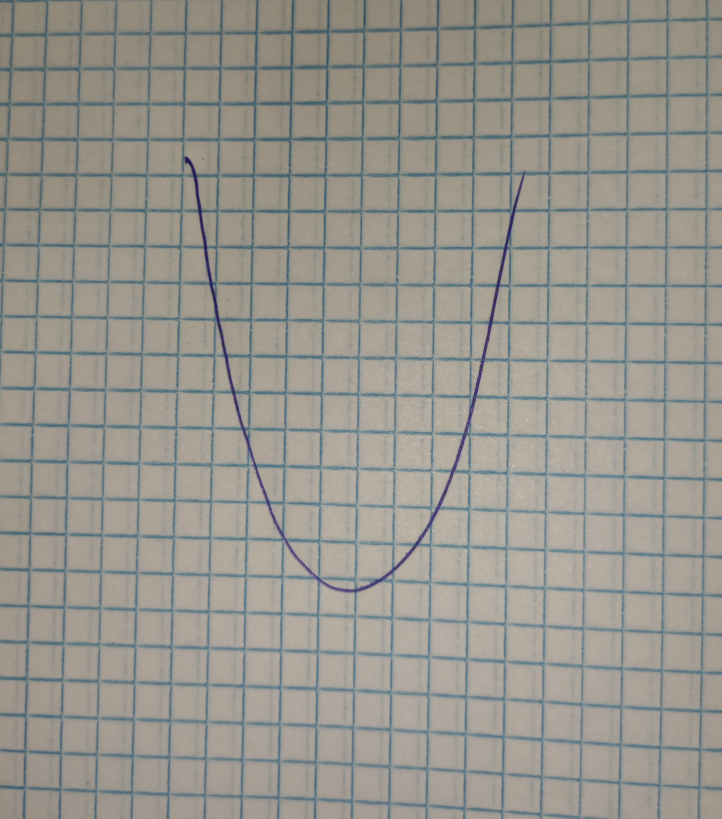
#> input picture images/grid.jpg, 2888 x 3274 px (shown at 1/4 size)
$ python generalAlgorithm.py
#> lines starting #> are read from the running program, lines starting #| are printed output that depends on the picture; after the words box and inside, x2 and y2 are one past the last pixel; in counts of white or black regions, pixels touching at a corner belong together
# -*- coding: utf-8 -*-
"""Untitled1.ipynb

Automatically generated by Colaboratory.

Original file is located at
    https://colab.research.google.com/drive/11y-GY1zKWvTkLxh2hCedsdXKouGuK4qp
"""
import numpy as np
import cv2 as cv
import matplotlib.pyplot as plt
from skimage.filters import threshold_otsu, threshold_isodata, threshold_niblack, threshold_multiotsu, \
    threshold_sauvola, unsharp_mask
from skimage.morphology import skeletonize
import tkinter as tk
from PIL import Image, ImageTk


def extract_square_around_point(matrix, x, y, n):
    half_n = n // 2

    # Check boundaries
    x_start = max(0, x - half_n)
    x_end = min(matrix.shape[0], x + half_n + 1)
    y_start = max(0, y - half_n)
    y_end = min(matrix.shape[1], y + half_n + 1)

    # Extract the square matrix within boundaries
    square_matrix = matrix[x_start:x_end, y_start:y_end]

    # Pad if necessary to ensure a square matrix of size (n x n)
    pad_width = n - square_matrix.shape[0], n - square_matrix.shape[1]
    if pad_width[0] > 0 or pad_width[1] > 0:
        square_matrix = np.pad(square_matrix, ((0, pad_width[0]), (0, pad_width[1])), mode='constant',
                               constant_values=0)

    return square_matrix


def findGridLine(img):
    img = cv.bitwise_not(img)
    bw = cv.adaptiveThreshold(img, 255, cv.ADAPTIVE_THRESH_MEAN_C, cv.THRESH_BINARY, 15, -2)

    horizontal = np.copy(bw)
    vertical = np.copy(bw)

    cols = horizontal.shape[1]
    horizontal_size = cols // 30
    horizontalStructure = cv.getStructuringElement(cv.MORPH_RECT, (horizontal_size, 1))
    horizontal = cv.erode(horizontal, horizontalStructure)
    horizontal = cv.dilate(horizontal, horizontalStructure)

    rows = vertical.shape[0]
    verticalsize = rows // 30
    verticalStructure = cv.getStructuringElement(cv.MORPH_RECT, (1, verticalsize))
    vertical = cv.erode(vertical, verticalStructure)
    vertical = cv.dilate(vertical, verticalStructure)

    vertical = cv.bitwise_not(vertical)

    edges = cv.adaptiveThreshold(vertical, 255, cv.ADAPTIVE_THRESH_MEAN_C, cv.THRESH_BINARY, 3, -2)

    kernel = np.ones((2, 2), np.uint8)
    edges = cv.dilate(edges, kernel)

    smooth = np.copy(vertical)
    smooth = cv.blur(smooth, (2, 2))

    (rows, cols) = np.where(edges != 0)
    vertical[rows, cols] = smooth[rows, cols]

    grid = cv.bitwise_and(~horizontal, vertical)

    return grid


"""Reading Image"""

originalImage = cv.imread(f"images/grid.jpg", 0)
#> originalImage: shape (3274, 2888); min 25, max 251, mean 149.6
originalImage = cv.resize(originalImage, (720, 560))
#> originalImage: shape (560, 720)

"""Sharpening Edges"""

sharp_image = unsharp_mask(originalImage, radius=10, amount=3)
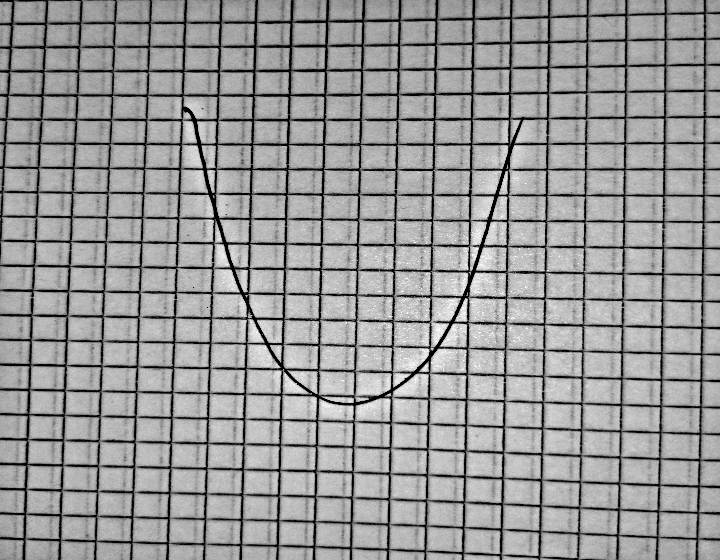
#> sharp_image: shape (560, 720) float64; min 0, max 1, mean 0.594
sharp_image = cv.normalize(sharp_image, None, 0, 255, cv.NORM_MINMAX)
# cv.imshow("image",sharp_image)
cv.waitKey(0)
cv.destroyAllWindows()

"""Applying Bilateral Filter for bluring while preserving edges"""
d = 1
sigmaSpace = 100
sigmaColor = 10
# bilateraledImg = cv.bilateralFilter(cv.convertScaleAbs(sharp_image), d, sigmaColor, sigmaSpace)
bilateraledImg = cv.bilateralFilter(cv.convertScaleAbs(sharp_image), 55, 84, 75)
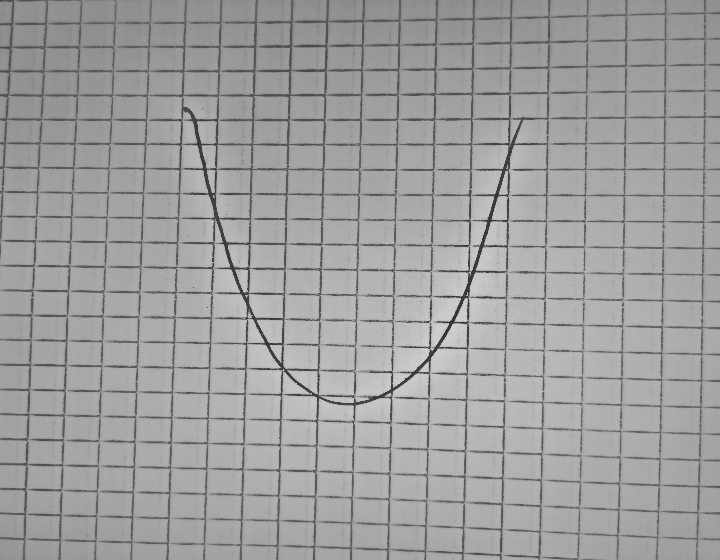
#> bilateraledImg: shape (560, 720); min 52, max 209, mean 158.5
gridLine = findGridLine(bilateraledImg)
#> in findGridLine, `img = cv.bitwise_not(img)`:
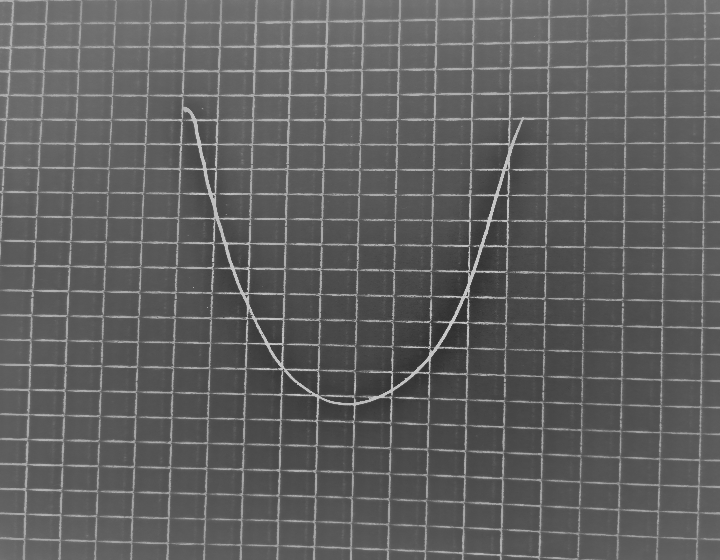
#> img: shape (560, 720); min 46, max 203, mean 96.5
#> in findGridLine, `bw = cv.adaptiveThreshold(img, 255, cv.ADAPTIVE_THRESH_MEAN_C, cv.THRE..`:
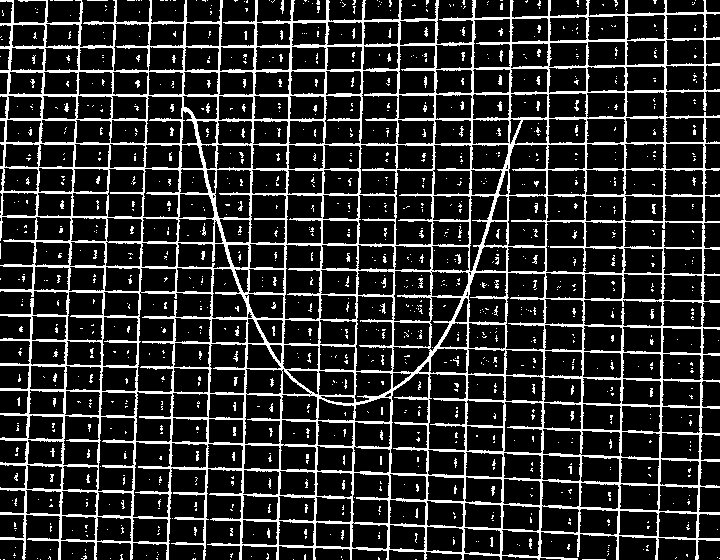
#> bw: shape (560, 720); 17.5% white in thin lines or dots
#> in findGridLine, `horizontal = cv.erode(horizontal, horizontalStructure)`: horizontal: shape (560, 720); 4.4% white in thin lines or dots
#> in findGridLine, `horizontal = cv.dilate(horizontal, horizontalStructure)`: horizontal: shape (560, 720); 7.6% white in thin lines or dots
#> in findGridLine, `vertical = cv.erode(vertical, verticalStructure)`: vertical: shape (560, 720); 3.6% white in thin lines or dots
#> in findGridLine, `vertical = cv.dilate(vertical, verticalStructure)`: vertical: shape (560, 720); 5.2% white in thin lines or dots
#> in findGridLine, `vertical = cv.bitwise_not(vertical)`: vertical: shape (560, 720); 94.8% white; black in thin lines or dots
#> in findGridLine, `edges = cv.adaptiveThreshold(vertical, 255, cv.ADAPTIVE_THRESH_MEAN_C,..`: edges: shape (560, 720); 5.6% white in thin lines or dots
#> in findGridLine, `edges = cv.dilate(edges, kernel)`: edges: shape (560, 720); 11.2% white in thin lines or dots
#> in findGridLine, `vertical[rows, cols] = smooth[rows, cols]`:
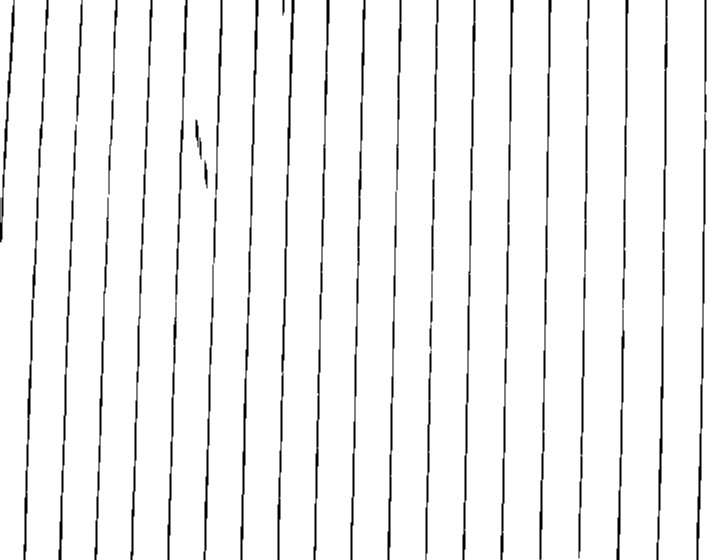
#> vertical: shape (560, 720); min 0, max 255, mean 241.8
#> in findGridLine, `grid = cv.bitwise_and(~horizontal, vertical)`:
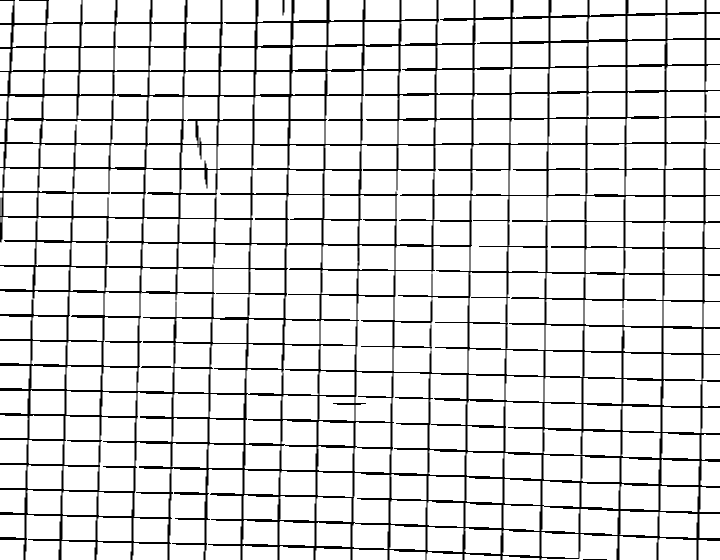
#> grid: shape (560, 720); min 0, max 255, mean 223.3

#
# """Applying isodata threshold to get binary image with only curve"""

mask = threshold_isodata(bilateraledImg)
#> mask = 132
thresholdImg = (bilateraledImg <= mask).astype(np.uint8) * 255
#> thresholdImg: shape (560, 720); 11.7% white in thin lines or dots
tmp = ~cv.bitwise_or(~thresholdImg, ~gridLine)
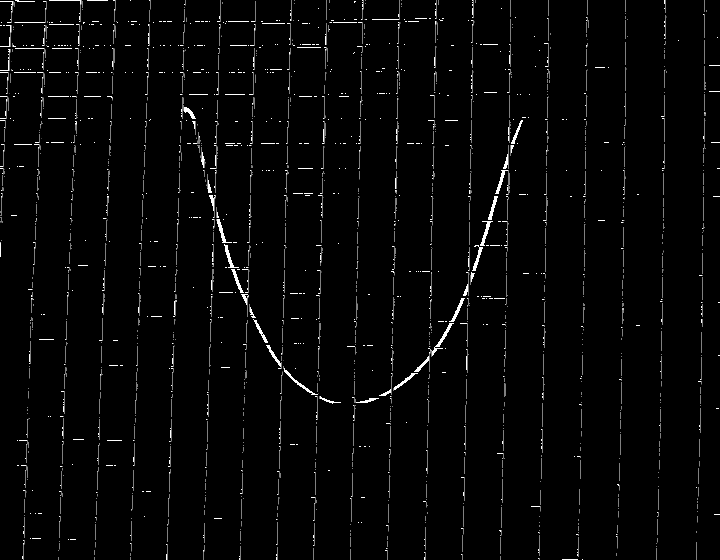
#> tmp: shape (560, 720); min 0, max 255, mean 6.2

# t = np.where(tmp > 0, 255,0).astype(np.uint8)
cv.imshow("image",tmp)
cv.waitKey(0)
cv.destroyAllWindows()
# """Erode Image to remove noise"""
#
# erodedImg = cv.morphologyEx(thresholdImg, cv.MORPH_ERODE, np.ones((3, 3), dtype=np.uint8))
# # cv.imshow("image",erodedImg)
# cv.waitKey(0)
# cv.destroyAllWindows()
#
# """Apply skeletonize algorithm to result in only pixel width representation of curve"""
#
# skeleton = skeletonize(erodedImg, method="lee")
# indexes = np.column_stack(np.where(skeleton == 255))
# for i, j in indexes:
#     mat = extract_square_around_point(skeleton, i, j, 11)
#     if np.sum(mat) <= 255:
#         skeleton[i, j] = 0
#
# # cv.imshow("image",skeleton)
# cv.waitKey(0)
# cv.destroyAllWindows()

$ run again, with images/test (2).png saved as images/grid.jpg
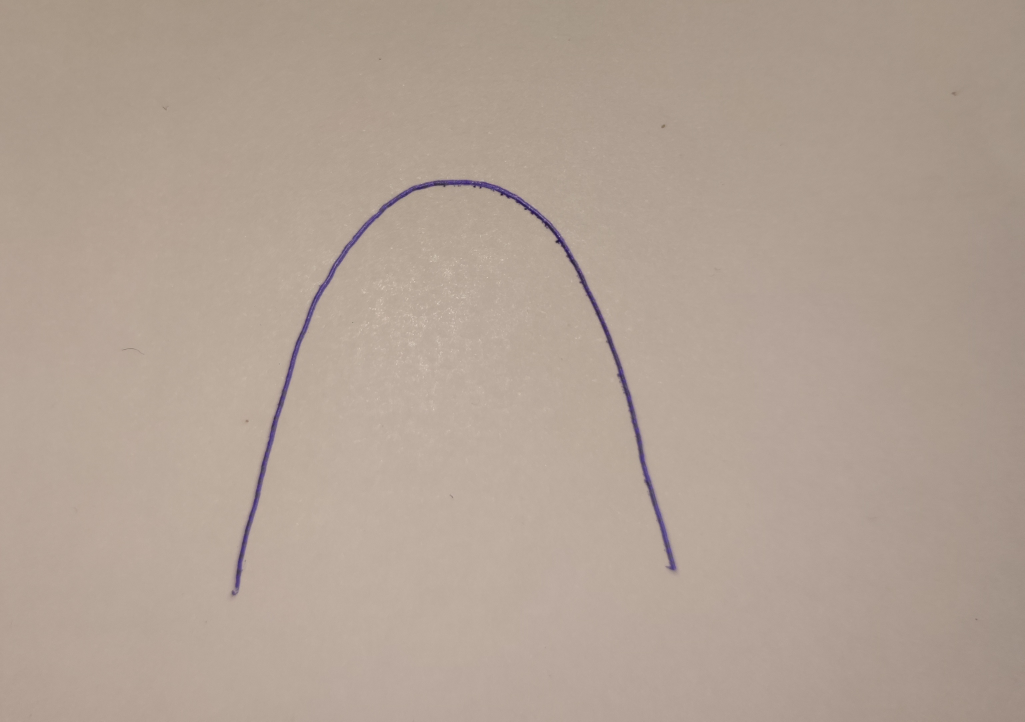
#> input picture images/test (2).png, 3074 x 2165 px (shown at 1/3 size)
#> bw: shape (560, 720); 0.75% white; 29 white regions (28 under 20 px), largest, box (x1, y1, x2, y2) and area: (162, 139, 476, 463) 2985
#> in findGridLine, `smooth = cv.blur(smooth, (2, 2))`:
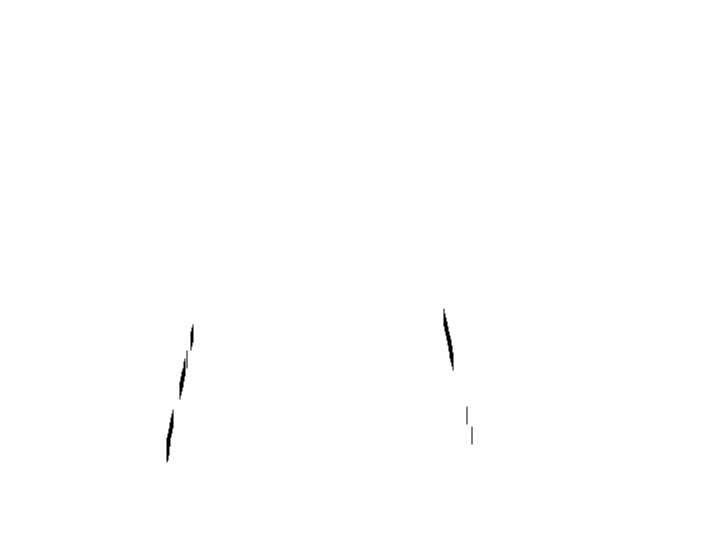
#> smooth: shape (560, 720); min 0, max 255, mean 254.6
#> in findGridLine, `(rows, cols) = np.where(edges != 0)`: rows = 1090 values from 307 to 463; cols = 1090 values, max 473 at index 839, min 165 at index 928, mean 297
#> mask = 126
#> `thresholdImg = (bilateraledImg <= mask).astype(np.uint8) * 255`:
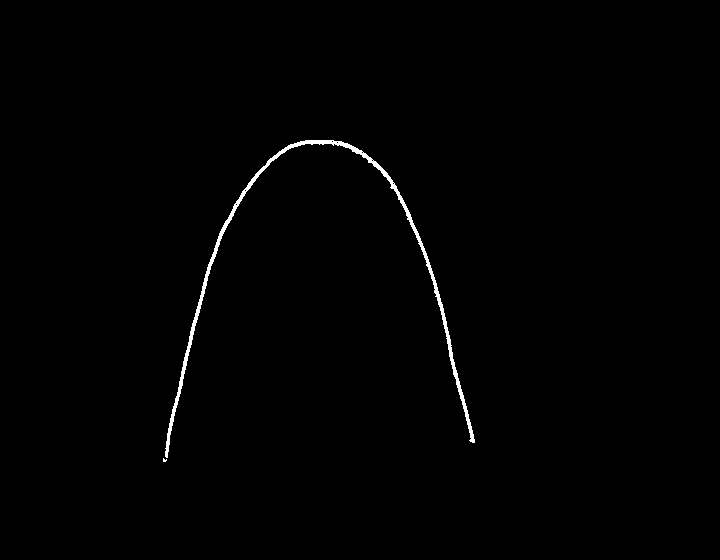
#> thresholdImg: shape (560, 720); 0.68% white; 2 white regions (1 under 20 px), largest, box (x1, y1, x2, y2) and area: (165, 140, 475, 458) 2746

$ run again, with images/test (3).png saved as images/grid.jpg
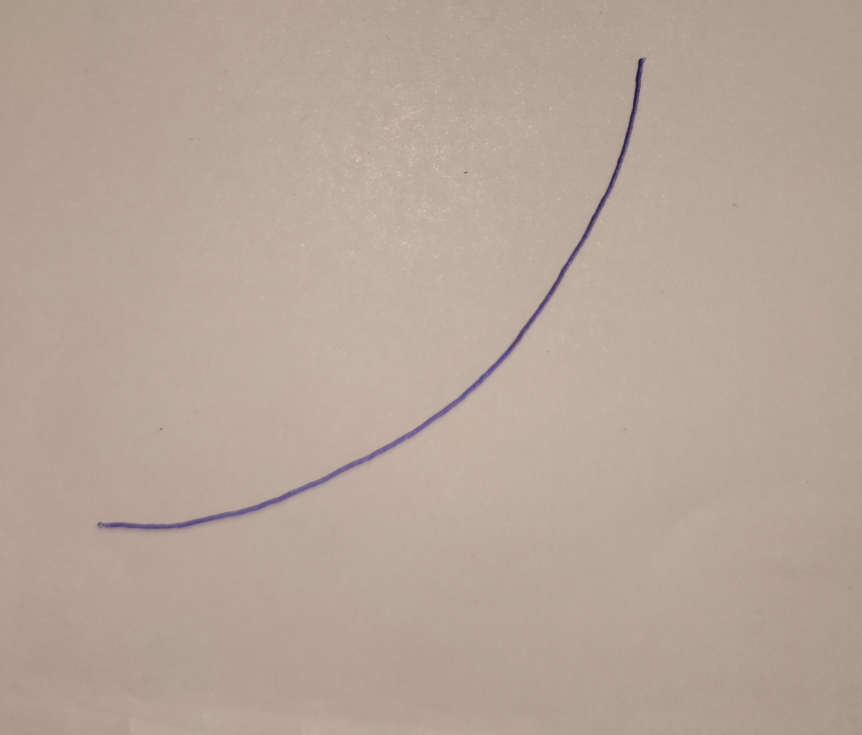
#> input picture images/test (3).png, 2585 x 2205 px (shown at 1/3 size)
#> bw: shape (560, 720); 0.67% white; 8 white regions (7 under 20 px), largest, box (x1, y1, x2, y2) and area: (81, 44, 540, 404) 2696
#> in findGridLine, `smooth = cv.blur(smooth, (2, 2))`:
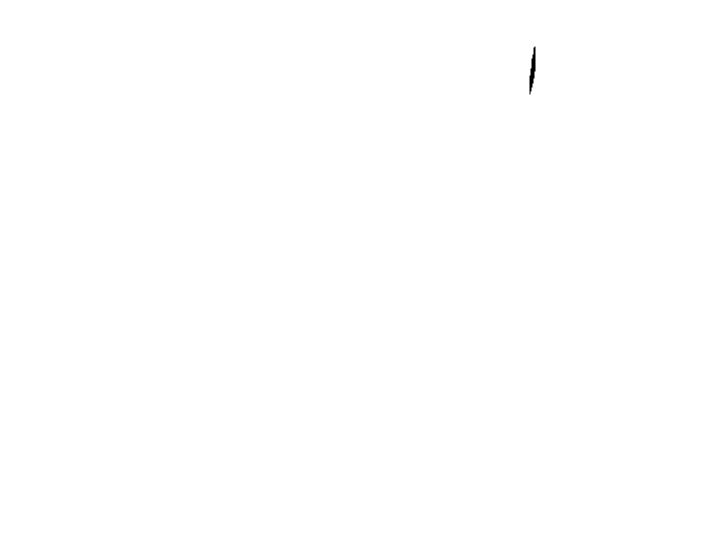
#> smooth: shape (560, 720); min 0, max 255, mean 254.9
#> in findGridLine, `(rows, cols) = np.where(edges != 0)`: rows = 224 values from 45 to 95; cols = 224 values, max 536 at index 3, min 528 at index 126, mean 532.1
#> mask = 127
#> `thresholdImg = (bilateraledImg <= mask).astype(np.uint8) * 255`:
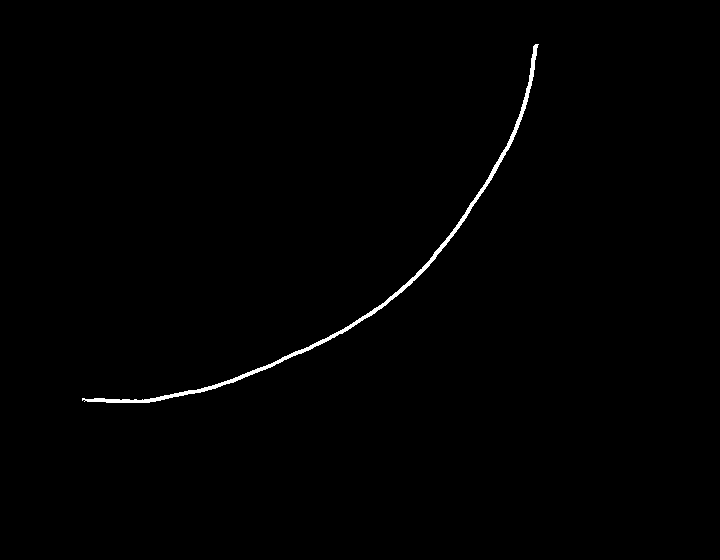
#> thresholdImg: shape (560, 720); 0.61% white; 1 white region, box (x1, y1, x2, y2) and area: (82, 44, 539, 403) 2445

$ run again, with images/test (4).png saved as images/grid.jpg
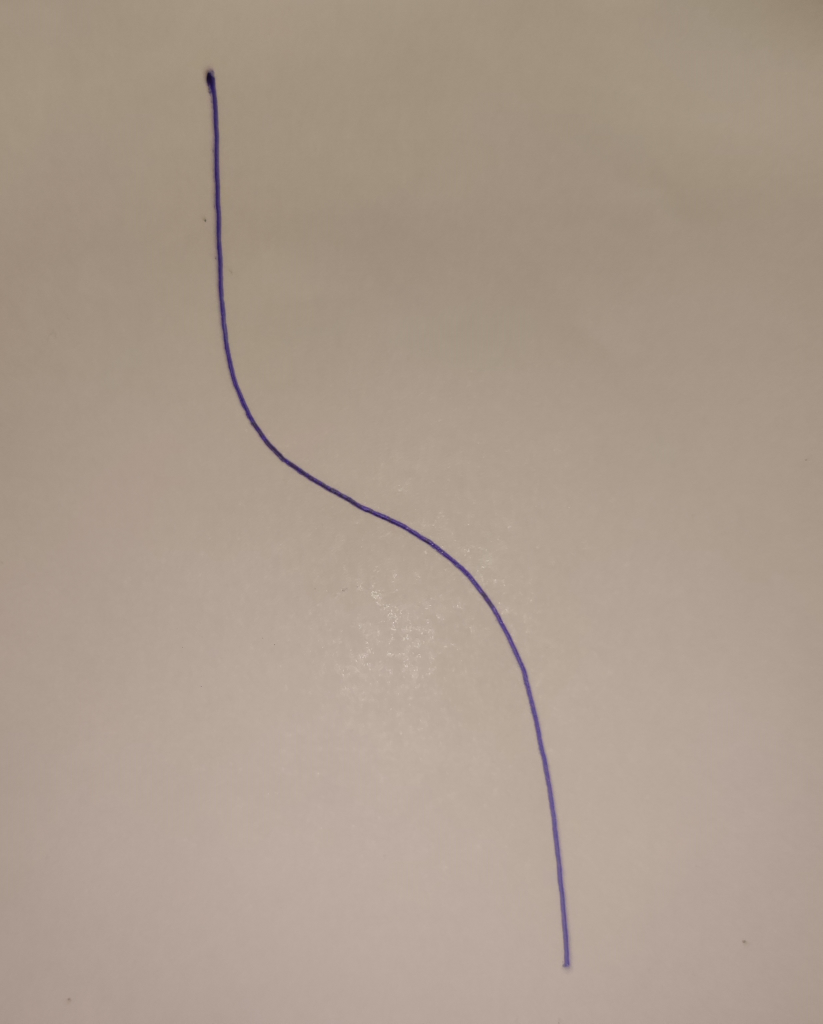
#> input picture images/test (4).png, 2467 x 3070 px (shown at 1/3 size)
#> bw: shape (560, 720); 0.67% white; 13 white regions (12 under 20 px), largest, box (x1, y1, x2, y2) and area: (180, 38, 499, 530) 2684
#> horizontal: shape (560, 720); every value is 0
#> in findGridLine, `smooth = cv.blur(smooth, (2, 2))`:
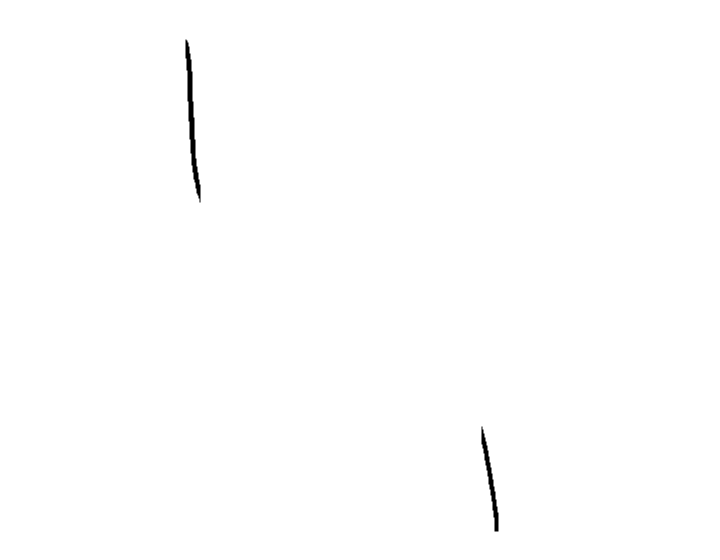
#> smooth: shape (560, 720); min 0, max 255, mean 254.2
#> in findGridLine, `(rows, cols) = np.where(edges != 0)`: rows = 1216 values from 38 to 532; cols = 1216 values, max 499 at index 1122, min 184 at index 0, mean 313.3
#> mask = 126
#> thresholdImg: shape (560, 720); 0.62% white; 2 white regions (1 under 20 px), largest, box (x1, y1, x2, y2) and area: (180, 38, 499, 529) 2499
